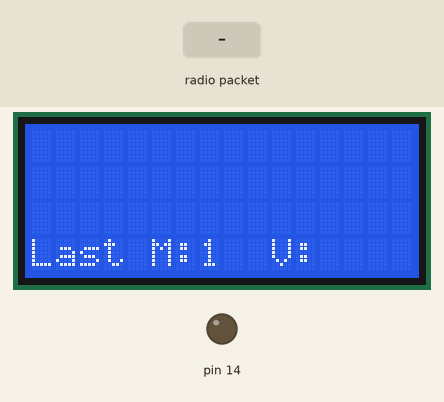
Bench run of a sketch on a simulated Arduino Mega 2560, built with avr-gcc and run on an emulated ATmega2560. Parts: 16×4 character LCD, output pins drawn as LEDs (lit = HIGH). The test bench sets the inputs (shaded band). No radio packets arrive unless stated; what the sketch prints to the serial monitor is not drawn.

Above: at 1.2 s.
1.3 s: radio packet "," arrives
At 2.2 s:
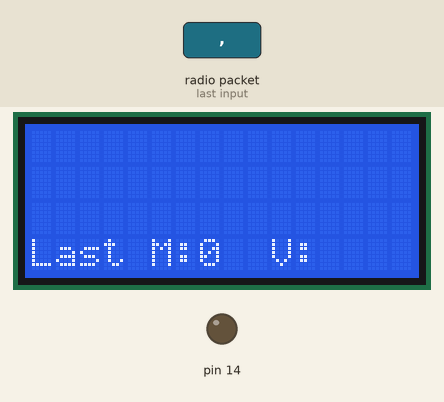
3.0 s: radio packet "1" arrives
At 5.8 s:
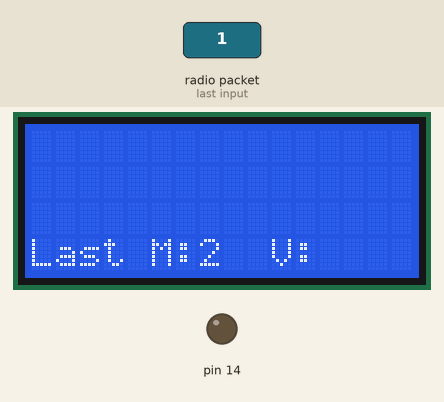
Timing chart, 0 to 7.3 s (numbered marks = the images above; inputs shaded):
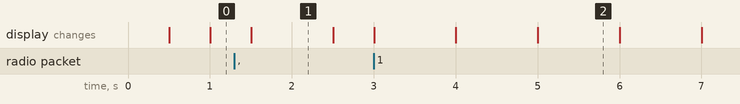

Measured:
- after the input at 1.3 s, the display: changes after 0.20 s (image 1)
- what the display in image 1 shows lasts 1.0 s, from 1.5 s to 2.5 s

The sketch:

BaseStation.ino
```cpp
/*----------------------- Libaries ------------------ */

#include <SPI.h>
#include <LoRa.h>
#include <SD.h>
#include <EEPROM.h>
#include <LiquidCrystal.h>


/*------------------------- LCD ------------------ */
// LCD pins
const int rs = 33, en = 34, d4 = 35, d5 = 36, d6 = 37, d7 = 39;

// LCD object
LiquidCrystal lcd(rs, en, d4, d5, d6, d7);

// Variables that are displayed
String hour, minute, second, longitude, latitude, altitude, speed, battery_voltage;

/*-------------------------- LoRa --------------------- */

// LoRa pins
const int csPin = 24;
const int resetPin = 26;
const int irqPin = 25;

// Frquency for LoRa in Hz
const long freq = 4339E5; // 433.9 MHz

// Last received message time
unsigned long last_message_time = 0;

/* ----------------------- SD Card ------------------------ */

// File object
File csvFile;

// Name of created csv file
String file_name;

// CSV file header
// NAMES MUST BE IN THE SAME ORDER AS THEY ARE SENT FROM CANSAT
// EACH NAME MUST BE SEPERATED BY A COMMA(,) AND WITHOUT A SPACE BETWEEN
String header = "x,y,z";

/*------------------------ Timing ------------------------- */

unsigned long current_millis, previous_millis;
unsigned long lcd_update_interval = 500;

/*----------------------- Functions ------------------------- */

// Create a new csv file and write the header with names of variables
void create_sd_file()
{
  // Get last index of created csv file
  int current_index = 0;
  EEPROM.get(0, current_index);

  // THIS CODE IS JUST FOR TESTING!!!
  // PLEASE DON'T FORGET TO DELETE THIS!!!
  if (current_index == 255) {
    EEPROM.put(0, 0);
  }

  // Increase index
  current_index += 1;

  // Creates the file name
  file_name = "BaseStationLog" + (String)current_index;

  // If file with that index already exists, increment index until the index isn't taken
  while (SD.exists(file_name.c_str())) {
    current_index += 1;
    file_name = "BaseStationLog" + (String)current_index;
  }

  // Creates a new file
  File csvFile = SD.open(file_name.c_str(), FILE_WRITE);

  // If the file is available, write to it:
  if (csvFile) {
    csvFile.println(header);
    csvFile.close();
  }

  // Store the new index, that just got taken
  EEPROM.put(0, current_index);
}

// Function that writes given message to SD card csv file
void write_to_sd(String message)
{
  // Opens a file
  File csvFile = SD.open(file_name.c_str(), FILE_WRITE);

  // if the file is available, write to it:
  if (csvFile) {
    csvFile.println(message);
    csvFile.close();
  }
}

// Function that runs waits until data package has been received
void onReceive(int packetSize) {
  // If no package received stop function
  if (packetSize == 0) return;

  // String to save incoming package
  String incoming = "";

  // Read package data and append each charachter to string
  while (LoRa.available()) {
    // Turn on LED to see that data has been received
    digitalWrite(14, HIGH);
    incoming += (char)LoRa.read();
  }

  // At the end of the message append the signal strength and signal to noise ratio
  incoming += ",";
  incoming += LoRa.packetRssi();
  incoming += ",";
  incoming += LoRa.packetSnr();
  incoming += "\n";

  // Print the message to serial monitor
  Serial.println(incoming);
  int MyP = 0;
  int MyI = 0;
  String array[11];
  int index = 0;
  while (MyI != -1) {
    MyI = incoming.indexOf(",", MyP);
    if (MyI == -1){
      break;
    }
    String s = incoming.substring(MyP, MyI);
    MyP = MyI + 1;
    array[index] = s;
    index = index + 1;
  }
  latitude = array[3];
  longitude = array[4];
  altitude = array[5];
  speed = array[6];
  // Write data to sd card
  //write_to_sd(incoming);
  last_message_time = millis();
  // Turn off LED as data has been parsed
  digitalWrite(14, LOW);
}

// Function that updates the LCD with new data
void update_lcd() {
  // GPS
  lcd.setCursor(0, 0);
  lcd.print(latitude);
  lcd.setCursor(0, 1);
  lcd.print(longitude);

  // Altitude
  lcd.setCursor(11, 0);
  // lcd.print("Alt:");
  lcd.print(altitude);

  // Speed
  lcd.setCursor(11, 1);
  // lcd.print("Spd: ");
  lcd.print(speed);

  // Miscellaneous
  lcd.setCursor(0, 3);
  lcd.print("Last M:");
  lcd.print((millis() - last_message_time) / 1000);
  lcd.setCursor(10, 3);
  lcd.print("V:");
  lcd.print(battery_voltage);
}

/*------------- Setup --------------*/
void setup() {
  // Set pins to required mode
  pinMode(14, OUTPUT);

  // Begin serial commucication
  Serial.begin(115200);

  // Tries to start up LoRa module. If it doesn't start, goes into infinite loop
  LoRa.setPins(csPin, resetPin, irqPin);
  if (!LoRa.begin(freq)) {
    Serial.println("Starting LoRa failed!");
    while (1);
  }

  // LoRa settings
  // These must match CanSat's settings!!!
  LoRa.setTxPower(20);
  LoRa.setSpreadingFactor(10);
  LoRa.setSignalBandwidth(125E3);
  // With this setting, we won't see any corrupted messages
  // This can be both a good and a bad thing
  // Even if one charachter is corrupted, the entire message is thrown out
  LoRa.enableCrc();

  /*
    // See if the SD card is present and initialize it
    while (!SD.begin(BUILTIN_SDCARD)) {
    delay(1000);
    }
    // Create new csv file to store received data
    // create_sd_file();
  */

  // Begin LCD display
  lcd.begin(16, 4);
  lcd.clear();
  lcd.setCursor(0, 0);
}

/*------------- Loop --------------*/
void loop() {
  // Check if new package has been received
  onReceive(LoRa.parsePacket());

  // Get current millis
  current_millis = millis();

  // If interval time has passed, update displayed data on LCD
  if (current_millis - previous_millis >= lcd_update_interval) {
    // Update displayed data
    update_lcd();

    // Update last time this update has run
    previous_millis = current_millis;
  }
}
```
